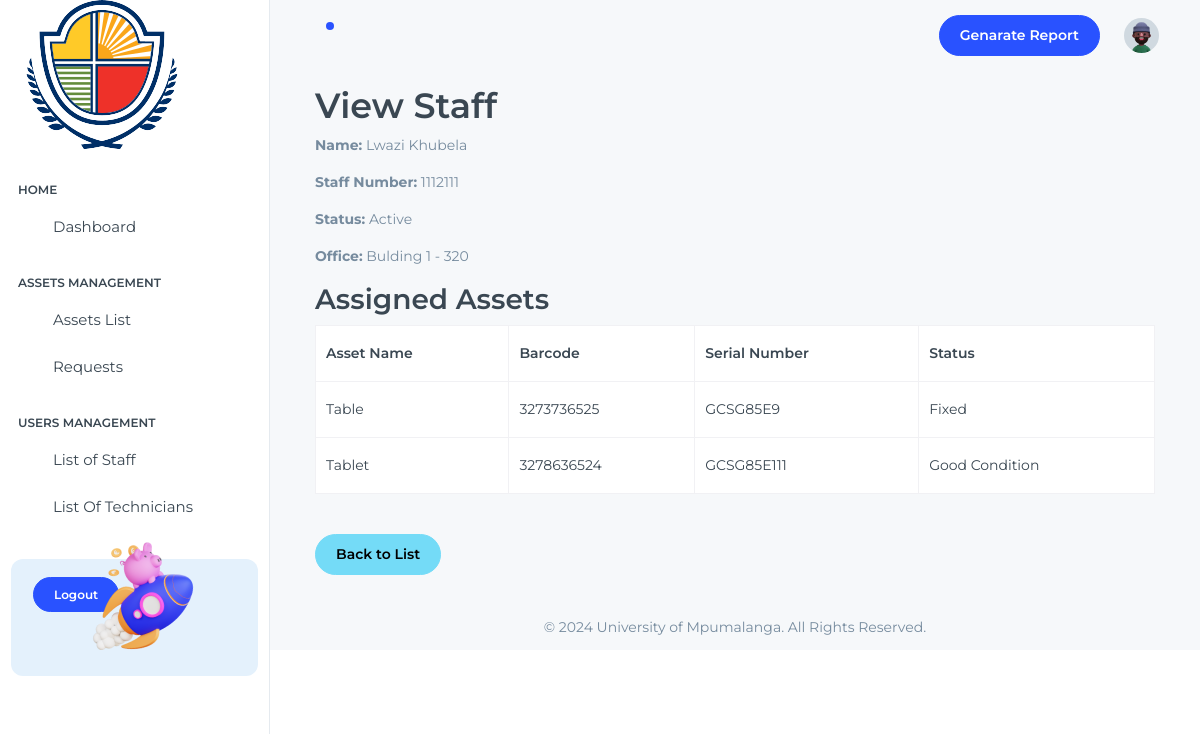
The app's page /administration/15/ (signed in) with its own data.
### administration/models.py (models this page shows, shortened)
class Staff(models.Model):
    user = models.OneToOneField('auth_app.User', on_delete=models.CASCADE, blank=True, null=True)
    staff_number = models.CharField(max_length=100, unique=True)
    name = models.CharField(max_length=100)
    surname = models.CharField(max_length=100)
    national_id = models.CharField(max_length=50, blank=True, null=True)
    passport_number = models.CharField(max_length=50, blank=True, null=True)
    status = models.CharField(max_length=10, choices=[('active', 'Active'), ('not active', 'Not Active')])
    office = models.ForeignKey('administration.Office', on_delete=models.SET_NULL, null=True, blank=True)
    added_date = models.DateTimeField(default=now)  # Default to the current date and time
    email = models.EmailField()

class Office(models.Model):
    building_name = models.CharField(max_length=100, blank=True, null=True)  # Allow NULL values
    office_number = models.CharField(max_length=50, blank=True, null=True)

class Asset(models.Model):
    name = models.CharField(max_length=100)
    university_barcode = models.CharField(max_length=50, unique=True)
    serial_number = models.CharField(max_length=50, unique=True)
    image = models.ImageField(upload_to='assets/images/')
    status = models.CharField(max_length=20, choices=[
        ('damaged', 'Damaged'),
        ('good condition', 'Good Condition'),
        ('fixed', 'Fixed'),
        ('missing', 'Missing')
    ])
    owner = models.ForeignKey(Staff, on_delete=models.SET_NULL, null=True, blank=True)

### administration/views.py (the view)
# urls.py: path('<int:pk>/', ViewStaffView.as_view(), name='view-staff'),
class ViewStaffView(DetailView):
    login_url = "/auth/login/"
    def dispatch(self, request, *args, **kwargs):
        if not request.user.is_authenticated or request.user.role != "admin":
            return redirect(self.login_url)
        return super().dispatch(request, *args, **kwargs)
    model = Staff
    template_name = "administration/pages/staff/view_staff.html"
    context_object_name = "staff"
    def get_context_data(self, **kwargs):
        context = super().get_context_data(**kwargs)
        context['assets'] = Asset.objects.filter(owner=self.object)
        return context

### administration/templates/administration/pages/staff/view_staff.html
{% extends "administration/global/base.html" %}
{% block content %}
<div class="container">
    <h1>View Staff</h1>
    <p><strong>Name:</strong> {{ staff.name }} {{ staff.surname }}</p>
    <p><strong>Staff Number:</strong> {{ staff.staff_number }}</p>
    <p><strong>Status:</strong> {{ staff.status }}</p>
    <p><strong>Office:</strong>
        {% if staff.office %}
            {{ staff.office.building_name }} - {{ staff.office.office_number }}
        {% else %}
            No Office Assigned
        {% endif %}
    </p>
    <h2>Assigned Assets</h2>
    {% if assets %}
    <div class="table-responsive">
        <table class="table table-bordered">
            <thead>
                <tr>
                    <th>Asset Name</th>
                    <th>Barcode</th>
                    <th>Serial Number</th>
                    <th>Status</th>
                </tr>
            </thead>
            <tbody>
                {% for asset in assets %}
                <tr>
                    <td>{{ asset.name }}</td>
                    <td>{{ asset.university_barcode }}</td>
                    <td>{{ asset.serial_number }}</td>
                    <td>{{ asset.status|title }}</td>
                </tr>
                {% endfor %}
            </tbody>
        </table>
    </div>
    {% else %}
    <p>No assets assigned to this staff member.</p>
    {% endif %}
    <a href="{% url 'staff-list' %}" class="btn btn-secondary mt-4">Back to List</a>
</div>
{% endblock %}

### records on screen
Staff: name "Lwazi", surname "Khubela", staff_number "1112111", status "Active", office.building_name "Bulding 1", office.office_number "320"
Asset: name "Table", university_barcode "3273736525", serial_number "GCSG85E9", status "Fixed"
Asset: name "Tablet", university_barcode "3278636524", serial_number "GCSG85E111", status "Good Condition"
